Frame 1 (no input): blank canvas, image omitted
Frame 60 (the mouse pressed at the canvas centre just before this capture): blank canvas, image omitted
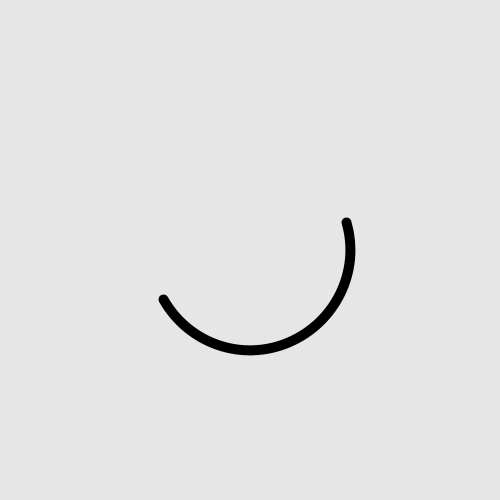
Frame 120 (the mouse held since frame 60 and released just before this capture)

The Processing sketch whose frames 1 and 60 were blank and that drew this single picture after the mouse press (run headless with seeded random() and noise(); from frame 60 on, the mouse is pressed at the canvas centre):

// Processing sketch: arc
// ── arc.pde
void setup() {
  size(500, 500);
}

void draw() {
  background(230);
  noFill();
  stroke(0);
  strokeWeight(10);
  strokeCap(ROUND);

  pushMatrix();
  translate(width/2, height/2);
  rotate(frameCount*0.05);
  arc(0, 0, 200, 200, 0, radians(mouseX/1.5));
  popMatrix();
}
